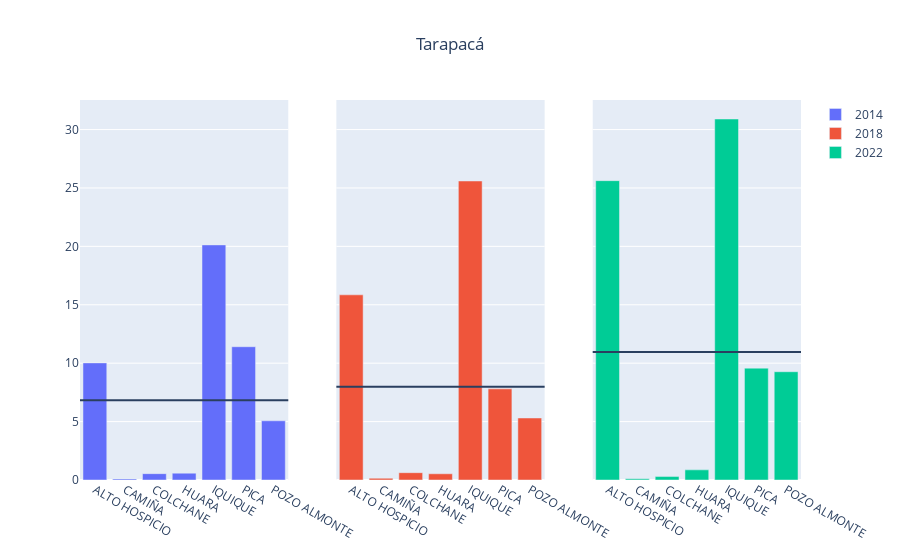
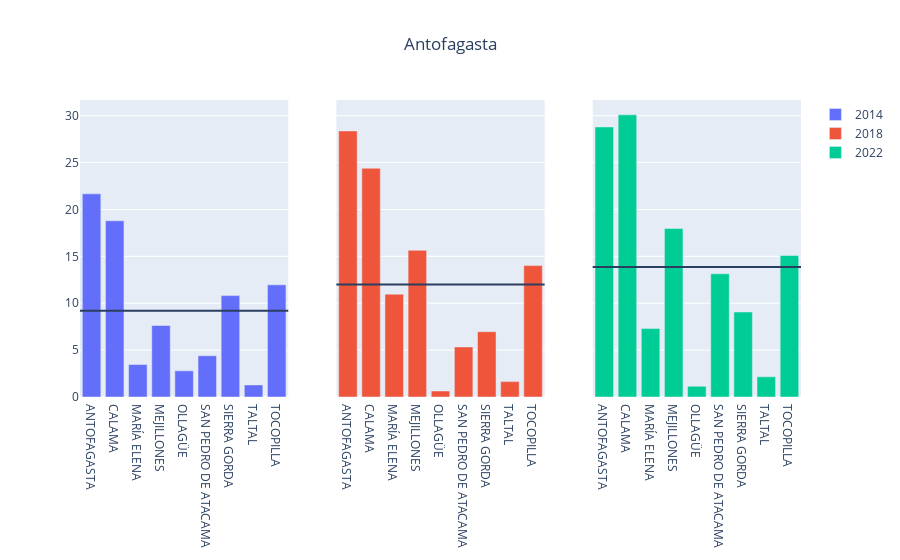
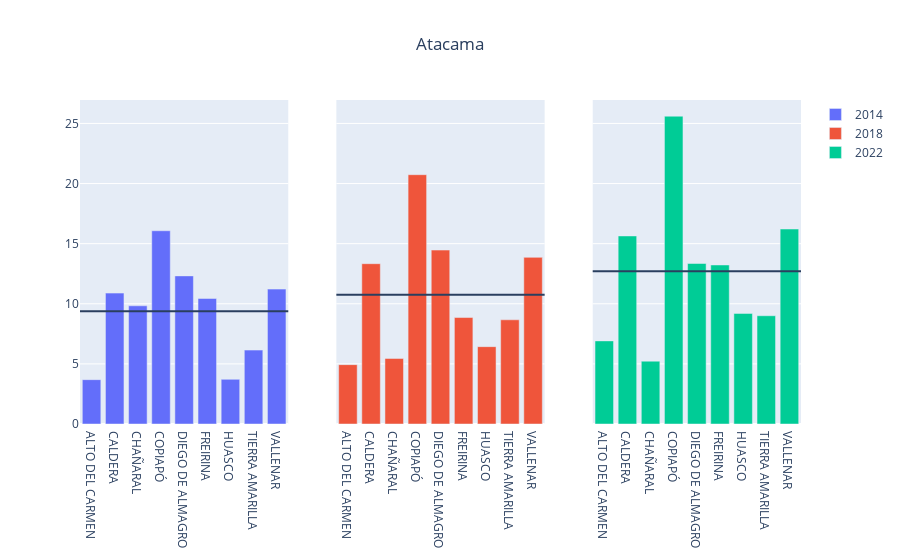
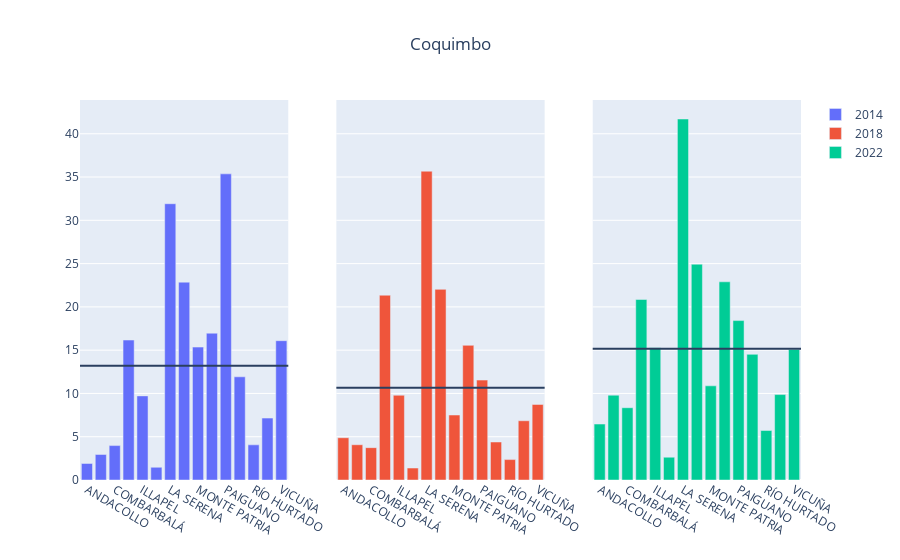

Source (notebook cell) for these figures, in order:
### Code cell
regions = df_group_by_comuna.reset_index()["Codigo Region"].unique()
years = [2014, 2018, 2022]
for region in regions: 
    fig = make_subplots(rows=1, cols=len(years), shared_yaxes=True)
    for i, year in enumerate(years):
        pomedio_region = df_group_region[(year, region)]
        fig.add_trace(go.Bar(name=f"{year}",
                             x=df_group_by_comuna.loc[(year, region)].reset_index()["Municipio"],
                             y=df_group_by_comuna.loc[(year, region)].reset_index()["%IT_en_IPP"]),
                     row=1, col=i+1)
        fig.add_hline(y=pomedio_region, row=1, col=i+1)
        fig.update_layout(title=dict(text=f"{region_dict[region]}", x=0.5, xanchor="center"),
                         height=400)
    fig.show()

### Figure 1 — Plotly figure (JSON) as saved in the notebook; plotly's stock layout.template omitted (floating-point values rounded to 4 significant figures)
{"data": [{"name": "2014", "type": "bar", "x": ["ALTO HOSPICIO", "CAMIÑA", "COLCHANE", "HUARA", "IQUIQUE", "PICA", "POZO ALMONTE"], "xaxis": "x", "y": [10.03, 0.09359, 0.543, 0.5868, 20.13, 11.41, 5.069], "yaxis": "y"}, {"name": "2018", "type": "bar", "x": ["ALTO HOSPICIO", "CAMIÑA", "COLCHANE", "HUARA", "IQUIQUE", "PICA", "POZO ALMONTE"], "xaxis": "x2", "y": [15.85, 0.1505, 0.6267, 0.5331, 25.6, 7.802, 5.308], "yaxis": "y2"}, {"name": "2022", "type": "bar", "x": ["ALTO HOSPICIO", "CAMIÑA", "COLCHANE", "HUARA", "IQUIQUE", "PICA", "POZO ALMONTE"], "xaxis": "x3", "y": [25.62, 0.09926, 0.2933, 0.8686, 30.9, 9.576, 9.268], "yaxis": "y3"}], "layout": {"autosize": true, "shapes": [{"type": "line", "x0": 0, "x1": 1, "xref": "x domain", "y0": 6.836, "y1": 6.836, "yref": "y"}, {"type": "line", "x0": 0, "x1": 1, "xref": "x2 domain", "y0": 7.981, "y1": 7.981, "yref": "y2"}, {"type": "line", "x0": 0, "x1": 1, "xref": "x3 domain", "y0": 10.95, "y1": 10.95, "yref": "y3"}], "title": {"text": "Tarapacá", "x": 0.5, "xanchor": "center"}, "xaxis": {"anchor": "y", "autorange": true, "domain": [0, 0.2889], "range": [-0.5, 6.5], "type": "category"}, "xaxis2": {"anchor": "y2", "autorange": true, "domain": [0.3556, 0.6444], "range": [-0.5, 6.5], "type": "category"}, "xaxis3": {"anchor": "y3", "autorange": true, "domain": [0.7111, 1], "range": [-0.5, 6.5], "type": "category"}, "yaxis": {"anchor": "x", "autorange": true, "domain": [0, 1], "range": [0, 32.53], "type": "linear"}, "yaxis2": {"anchor": "x2", "autorange": true, "domain": [0, 1], "matches": "y", "range": [0, 32.53], "showticklabels": false, "type": "linear"}, "yaxis3": {"anchor": "x3", "autorange": true, "domain": [0, 1], "matches": "y", "range": [0, 32.53], "showticklabels": false, "type": "linear"}}}

### Figure 2 — Plotly figure (JSON) as saved in the notebook; plotly's stock layout.template omitted (floating-point values rounded to 4 significant figures)
{"data": [{"name": "2014", "type": "bar", "x": ["ANTOFAGASTA", "CALAMA", "MARÍA ELENA", "MEJILLONES", "OLLAGÜE", "SAN PEDRO DE ATACAMA", "SIERRA GORDA", "TALTAL", "TOCOPILLA"], "xaxis": "x", "y": [21.66, 18.79, 3.461, 7.624, 2.788, 4.4, 10.81, 1.288, 11.96], "yaxis": "y"}, {"name": "2018", "type": "bar", "x": ["ANTOFAGASTA", "CALAMA", "MARÍA ELENA", "MEJILLONES", "OLLAGÜE", "SAN PEDRO DE ATACAMA", "SIERRA GORDA", "TALTAL", "TOCOPILLA"], "xaxis": "x2", "y": [28.37, 24.39, 10.97, 15.64, 0.64, 5.336, 6.963, 1.644, 14.01], "yaxis": "y2"}, {"name": "2022", "type": "bar", "x": ["ANTOFAGASTA", "CALAMA", "MARÍA ELENA", "MEJILLONES", "OLLAGÜE", "SAN PEDRO DE ATACAMA", "SIERRA GORDA", "TALTAL", "TOCOPILLA"], "xaxis": "x3", "y": [28.8, 30.09, 7.297, 17.97, 1.14, 13.14, 9.062, 2.153, 15.09], "yaxis": "y3"}], "layout": {"autosize": true, "shapes": [{"type": "line", "x0": 0, "x1": 1, "xref": "x domain", "y0": 9.198, "y1": 9.198, "yref": "y"}, {"type": "line", "x0": 0, "x1": 1, "xref": "x2 domain", "y0": 12.0, "y1": 12.0, "yref": "y2"}, {"type": "line", "x0": 0, "x1": 1, "xref": "x3 domain", "y0": 13.86, "y1": 13.86, "yref": "y3"}], "title": {"text": "Antofagasta", "x": 0.5, "xanchor": "center"}, "xaxis": {"anchor": "y", "autorange": true, "domain": [0, 0.2889], "range": [-0.5, 8.5], "type": "category"}, "xaxis2": {"anchor": "y2", "autorange": true, "domain": [0.3556, 0.6444], "range": [-0.5, 8.5], "type": "category"}, "xaxis3": {"anchor": "y3", "autorange": true, "domain": [0.7111, 1], "range": [-0.5, 8.5], "type": "category"}, "yaxis": {"anchor": "x", "autorange": true, "domain": [0, 1], "range": [0, 31.67], "type": "linear"}, "yaxis2": {"anchor": "x2", "autorange": true, "domain": [0, 1], "matches": "y", "range": [0, 31.67], "showticklabels": false, "type": "linear"}, "yaxis3": {"anchor": "x3", "autorange": true, "domain": [0, 1], "matches": "y", "range": [0, 31.67], "showticklabels": false, "type": "linear"}}}

### Figure 3 — Plotly figure (JSON) as saved in the notebook; plotly's stock layout.template omitted (floating-point values rounded to 4 significant figures)
{"data": [{"name": "2014", "type": "bar", "x": ["ALTO DEL CARMEN", "CALDERA", "CHAÑARAL", "COPIAPÓ", "DIEGO DE ALMAGRO", "FREIRINA", "HUASCO", "TIERRA AMARILLA", "VALLENAR"], "xaxis": "x", "y": [3.687, 10.89, 9.831, 16.08, 12.32, 10.44, 3.716, 6.148, 11.22], "yaxis": "y"}, {"name": "2018", "type": "bar", "x": ["ALTO DEL CARMEN", "CALDERA", "CHAÑARAL", "COPIAPÓ", "DIEGO DE ALMAGRO", "FREIRINA", "HUASCO", "TIERRA AMARILLA", "VALLENAR"], "xaxis": "x2", "y": [4.938, 13.33, 5.453, 20.74, 14.47, 8.857, 6.434, 8.666, 13.86], "yaxis": "y2"}, {"name": "2022", "type": "bar", "x": ["ALTO DEL CARMEN", "CALDERA", "CHAÑARAL", "COPIAPÓ", "DIEGO DE ALMAGRO", "FREIRINA", "HUASCO", "TIERRA AMARILLA", "VALLENAR"], "xaxis": "x3", "y": [6.914, 15.64, 5.227, 25.6, 13.35, 13.23, 9.198, 9.005, 16.22], "yaxis": "y3"}], "layout": {"autosize": true, "shapes": [{"type": "line", "x0": 0, "x1": 1, "xref": "x domain", "y0": 9.37, "y1": 9.37, "yref": "y"}, {"type": "line", "x0": 0, "x1": 1, "xref": "x2 domain", "y0": 10.75, "y1": 10.75, "yref": "y2"}, {"type": "line", "x0": 0, "x1": 1, "xref": "x3 domain", "y0": 12.71, "y1": 12.71, "yref": "y3"}], "title": {"text": "Atacama", "x": 0.5, "xanchor": "center"}, "xaxis": {"anchor": "y", "autorange": true, "domain": [0, 0.2889], "range": [-0.5, 8.5], "type": "category"}, "xaxis2": {"anchor": "y2", "autorange": true, "domain": [0.3556, 0.6444], "range": [-0.5, 8.5], "type": "category"}, "xaxis3": {"anchor": "y3", "autorange": true, "domain": [0.7111, 1], "range": [-0.5, 8.5], "type": "category"}, "yaxis": {"anchor": "x", "autorange": true, "domain": [0, 1], "range": [0, 26.95], "type": "linear"}, "yaxis2": {"anchor": "x2", "autorange": true, "domain": [0, 1], "matches": "y", "range": [0, 26.95], "showticklabels": false, "type": "linear"}, "yaxis3": {"anchor": "x3", "autorange": true, "domain": [0, 1], "matches": "y", "range": [0, 26.95], "showticklabels": false, "type": "linear"}}}

### Figure 4 — Plotly figure (JSON) as saved in the notebook; plotly's stock layout.template omitted (floating-point values rounded to 4 significant figures)
{"data": [{"name": "2014", "type": "bar", "x": ["ANDACOLLO", "CANELA", "COMBARBALÁ", "COQUIMBO", "ILLAPEL", "LA HIGUERA", "LA SERENA", "LOS VILOS", "MONTE PATRIA", "OVALLE", "PAIGUANO", "PUNITAQUI", "RÍO HURTADO", "SALAMANCA", "VICUÑA"], "xaxis": "x", "y": [1.912, 2.951, 3.977, 16.17, 9.718, 1.469, 31.92, 22.86, 15.36, 16.96, 35.37, 11.92, 4.063, 7.153, 16.1], "yaxis": "y"}, {"name": "2018", "type": "bar", "x": ["ANDACOLLO", "CANELA", "COMBARBALÁ", "COQUIMBO", "ILLAPEL", "LA HIGUERA", "LA SERENA", "LOS VILOS", "MONTE PATRIA", "OVALLE", "PAIGUANO", "PUNITAQUI", "RÍO HURTADO", "SALAMANCA", "VICUÑA"], "xaxis": "x2", "y": [4.885, 4.073, 3.736, 21.35, 9.79, 1.382, 35.67, 22.03, 7.506, 15.56, 11.54, 4.389, 2.358, 6.844, 8.729], "yaxis": "y2"}, {"name": "2022", "type": "bar", "x": ["ANDACOLLO", "CANELA", "COMBARBALÁ", "COQUIMBO", "ILLAPEL", "LA HIGUERA", "LA SERENA", "LOS VILOS", "MONTE PATRIA", "OVALLE", "PAIGUANO", "PUNITAQUI", "RÍO HURTADO", "SALAMANCA", "VICUÑA"], "xaxis": "x3", "y": [6.462, 9.8, 8.35, 20.86, 15.29, 2.634, 41.7, 24.93, 10.88, 22.9, 18.42, 14.52, 5.715, 9.87, 15.08], "yaxis": "y3"}], "layout": {"autosize": true, "shapes": [{"type": "line", "x0": 0, "x1": 1, "xref": "x domain", "y0": 13.19, "y1": 13.19, "yref": "y"}, {"type": "line", "x0": 0, "x1": 1, "xref": "x2 domain", "y0": 10.66, "y1": 10.66, "yref": "y2"}, {"type": "line", "x0": 0, "x1": 1, "xref": "x3 domain", "y0": 15.16, "y1": 15.16, "yref": "y3"}], "title": {"text": "Coquimbo", "x": 0.5, "xanchor": "center"}, "xaxis": {"anchor": "y", "autorange": true, "domain": [0, 0.2889], "range": [-0.5, 14.5], "type": "category"}, "xaxis2": {"anchor": "y2", "autorange": true, "domain": [0.3556, 0.6444], "range": [-0.5, 14.5], "type": "category"}, "xaxis3": {"anchor": "y3", "autorange": true, "domain": [0.7111, 1], "range": [-0.5, 14.5], "type": "category"}, "yaxis": {"anchor": "x", "autorange": true, "domain": [0, 1], "range": [0, 43.9], "type": "linear"}, "yaxis2": {"anchor": "x2", "autorange": true, "domain": [0, 1], "matches": "y", "range": [0, 43.9], "showticklabels": false, "type": "linear"}, "yaxis3": {"anchor": "x3", "autorange": true, "domain": [0, 1], "matches": "y", "range": [0, 43.9], "showticklabels": false, "type": "linear"}}}
